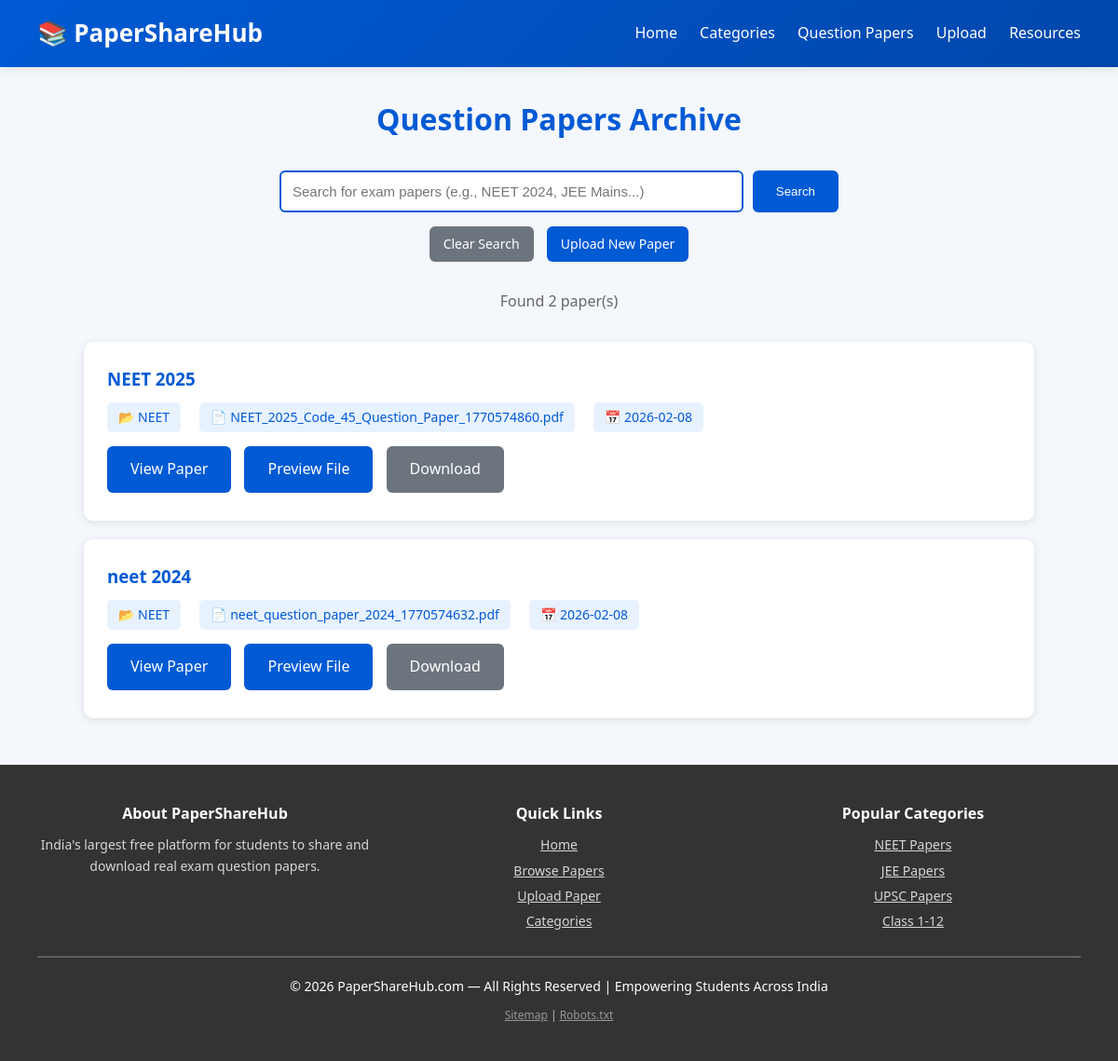
/papers, run on the app's committed database.
### tables this page shows
CREATE TABLE papers (
            id INTEGER PRIMARY KEY AUTOINCREMENT,
            exam_name TEXT NOT NULL,
            category TEXT NOT NULL,
            resource_type TEXT NOT NULL,
            filename TEXT NOT NULL,
            filepath TEXT NOT NULL,
            year TEXT,
            description TEXT,
            upload_date TIMESTAMP DEFAULT CURRENT_TIMESTAMP
        );

### app.py (the view)
@app.route("/papers")
def papers():
    search_query = request.args.get("search", "").strip()
    category_filter = request.args.get("category")
    resource_filter = request.args.get("resource_type")
    conn = connect_db()
    query = "SELECT * FROM papers WHERE 1=1"
    params = []
    if search_query:
        query += " AND (exam_name LIKE ? OR category LIKE ? OR description LIKE ?)"
        params.extend([f"%{search_query}%", f"%{search_query}%", f"%{search_query}%"])
    if category_filter:
        query += " AND category = ?"
        params.append(category_filter)
    if resource_filter:
        query += " AND resource_type = ?"
        params.append(resource_filter)
    query += " ORDER BY upload_date DESC"
    cur = conn.execute(query, params)
    papers = cur.fetchall()
    conn.close()
    return render_template("papers.html", papers=papers, search_query=search_query)

### app.py (called while the page is built)
def connect_db():
    conn = sqlite3.connect("database/database.db")
    conn.row_factory = sqlite3.Row
    return conn

### templates/papers.html (shortened to what this page needs)
{% extends "base.html" %}
{% block content %}
<h2 class="title">Question Papers Archive</h2>
<div class="paper-list">
    <div style="text-align: center; margin-bottom: 30px;">
        <form method="GET" action="/papers" style="display: inline-block; width: 100%; max-width: 600px;">
            <div style="display: flex; gap: 10px;">
                <input type="text" name="search" placeholder="Search for exam papers (e.g., NEET 2024, JEE Mains...)"
                       value="{{ search_query or '' }}"
                       style="flex: 1; padding: 12px; border: 2px solid #005ad4; border-radius: 6px; font-size: 15px;">
                <button type="submit" class="btn">Search</button>
            </div>
        </form>
        <div style="margin-top: 15px;">
            <a href="/papers" class="btn btn-secondary" style="padding: 8px 15px; font-size: 14px;">Clear Search</a>
            <a href="/upload" class="btn" style="padding: 8px 15px; font-size: 14px; margin-left: 10px;">Upload New Paper</a>
        </div>
    </div>
    {% if papers %}
        <p style="text-align: center; margin-bottom: 30px; color: #666;">
            Found {{ papers|length }} paper(s)
        </p>
        {% for paper in papers %}
        <div class="paper-card">
            <h3>{{ paper.exam_name }}</h3>
            <div class="metadata">
                <span>📂 {{ paper.category }}</span>
                <span>📄 {{ paper.filename }}</span>
                {% if paper.upload_date %}
                <span>📅 {{ paper.upload_date[:10] }}</span>
                {% endif %}
            </div>
            <p style="margin-top: 15px;">
                <a href="/paper/{{ paper.id }}" class="btn" style="margin-right: 10px;">View Paper</a>
                <a href="/view/{{ paper.filename }}" class="btn" style="margin-right: 10px;" target="_blank">Preview File</a>
                <a href="/download/{{ paper.filename }}" class="btn btn-secondary">Download</a>
            </p>
        </div>
        {% endfor %}
    {% endif %}
</div>
{% endblock %}

### templates/base.html (shortened to what this page needs)
<!DOCTYPE html>
<html lang="en">
<head>
    <link rel="stylesheet" href="{{ url_for('static', filename='css/style.css') }}">
</head>
<body>
<header>
    <div class="logo">📚 PaperShareHub</div>
    <nav>
        <a href="/">Home</a>
        <a href="/categories">Categories</a>
        <a href="/papers">Question Papers</a>
        <a href="/upload">Upload</a>
        <a href="/resources">Resources</a>
    </nav>
</header>
<main>
    {% block content %}{% endblock %}
</main>
<footer>
    <div style="max-width: 1200px; margin: 0 auto; padding: 20px;">
        <div style="display: flex; justify-content: space-between; flex-wrap: wrap; gap: 20px;">
            <div style="flex: 1; min-width: 250px;">
                <h4 style="margin-bottom: 10px;">About PaperShareHub</h4>
                <p style="font-size: 14px; opacity: 0.8;">
                    India's largest free platform for students to share and download real exam question papers.
                </p>
            </div>
            <div style="flex: 1; min-width: 200px;">
                <h4 style="margin-bottom: 10px;">Quick Links</h4>
                <ul style="list-style: none; padding: 0; font-size: 14px;">
                    <li style="margin: 5px 0;"><a href="/" style="color: white; opacity: 0.8;">Home</a></li>
                    <li style="margin: 5px 0;"><a href="/papers" style="color: white; opacity: 0.8;">Browse Papers</a></li>
                    <li style="margin: 5px 0;"><a href="/upload" style="color: white; opacity: 0.8;">Upload Paper</a></li>
                    <li style="margin: 5px 0;"><a href="/categories" style="color: white; opacity: 0.8;">Categories</a></li>
                </ul>
            </div>
            <div style="flex: 1; min-width: 200px;">
                <h4 style="margin-bottom: 10px;">Popular Categories</h4>
                <ul style="list-style: none; padding: 0; font-size: 14px;">
                    <li style="margin: 5px 0;"><a href="/papers?category=NEET" style="color: white; opacity: 0.8;">NEET Papers</a></li>
                    <li style="margin: 5px 0;"><a href="/papers?category=JEE" style="color: white; opacity: 0.8;">JEE Papers</a></li>
                    <li style="margin: 5px 0;"><a href="/papers?category=UPSC" style="color: white; opacity: 0.8;">UPSC Papers</a></li>
                    <li style="margin: 5px 0;"><a href="/papers?category=Class 1-12" style="color: white; opacity: 0.8;">Class 1-12</a></li>
                </ul>
            </div>
        </div>
        <hr style="margin: 20px 0; opacity: 0.3;">
        <p style="text-align: center; font-size: 14px;">
            © 2026 PaperShareHub.com — All Rights Reserved | Empowering Students Across India
        </p>
        <p style="text-align: center; font-size: 12px; opacity: 0.7; margin-top: 10px;">
            <a href="/sitemap.xml" style="color: white; opacity: 0.7;">Sitemap</a> |
            <a href="/robots.txt" style="color: white; opacity: 0.7;">Robots.txt</a>
        </p>
    </div>
</footer>
</body>
</html>

### static/css/style.css (style rules this page uses)
* { margin: 0; padding: 0; box-sizing: border-box; }
body { font-family: 'Segoe UI', Tahoma, Geneva, Verdana, sans-serif; background: #f4f7fc; color: #333; line-height: 1.6; }
header { background: linear-gradient(135deg, #005ad4 0%, #0047ab 100%); color: white; padding: 15px 40px; display: flex; justify-content: space-between; align-items: center; box-shadow: 0 2px 10px rgba(0,0,0,0.1); }
header .logo { font-size: 26px; font-weight: bold; }
nav a { text-decoration: none; color: white; margin-left: 20px; font-size: 16px; font-weight: 500; transition: opacity 0.3s; }
.title { text-align: center; margin: 30px 0; font-size: 32px; color: #005ad4; }
.paper-list { width: 85%; margin: 30px auto; }
.paper-card { background: white; padding: 25px; box-shadow: 0 2px 10px rgba(0,0,0,0.1); border-radius: 10px; margin-bottom: 20px; transition: box-shadow 0.3s; }
.paper-card h3 { color: #005ad4; margin-bottom: 10px; }
.paper-card p { margin: 5px 0; color: #666; }
.paper-card .metadata { display: flex; gap: 20px; margin: 10px 0; flex-wrap: wrap; }
.paper-card .metadata span { background: #e8f2ff; padding: 5px 12px; border-radius: 5px; font-size: 14px; color: #005ad4; }
.btn { background: #005ad4; padding: 12px 25px; color: white; text-decoration: none; border-radius: 6px; display: inline-block; font-weight: 500; border: none; cursor: pointer; transition: background 0.3s; }
.btn-secondary { background: #6c757d; }
footer { background: #333; color: white; text-align: center; padding: 20px; margin-top: 50px; }

### data on the page
papers: exam_name "NEET 2025", category "NEET", filename "NEET_2025_Code_45_Question_Paper_1770574860.pdf", upload_date "2026-02-08"
papers: exam_name "neet 2024", category "NEET", filename "neet_question_paper_2024_1770574632.pdf", upload_date "2026-02-08"

### other printed values
{{ papers|length }} "2"
